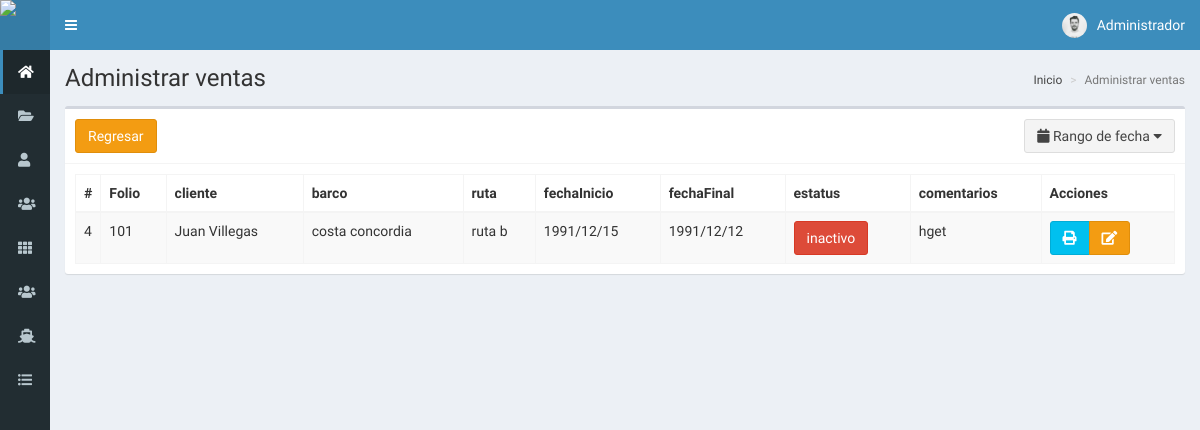
/historial-reservas (signed in), run on the app's committed database.
### tables this page shows
CREATE TABLE `reservas` (
  `id` int(11) NOT NULL,
  `cProveedor` varchar(25) NOT NULL,
  `categoria` int(11) NOT NULL,
  `folio` int(11) NOT NULL,
  `id_vendedor` int(11) NOT NULL,
  `barco` int(11) NOT NULL,
  `imgBarco` varchar(255) NOT NULL,
  `idRuta` int(11) NOT NULL,
  `imgRuta` varchar(255) NOT NULL,
  `htmlRuta` varchar(255) NOT NULL,
  `idCliente` int(11) NOT NULL,
  `adultos` int(11) DEFAULT NULL,
  `menores` int(11) DEFAULT NULL,
  `nombrePasajeros` text NOT NULL,
  `fechaInicio` varchar(50) NOT NULL,
  `fechaFinal` varchar(50) NOT NULL,
  `habitacion` varchar(50) NOT NULL,
  `numHabitacion` varchar(50) NOT NULL,
  `mealPlan` varchar(100) NOT NULL,
  `estatus` varchar(20) NOT NULL,
  `vencimiento` varchar(50) NOT NULL,
  `costo` float NOT NULL,
  `metodoPago` text NOT NULL,
  `codigo` text NOT NULL,
  `comentarios` varchar(500) NOT NULL,
  `fecha` timestamp NOT NULL DEFAULT CURRENT_TIMESTAMP
);

CREATE TABLE `clientes` (
  `id` int(11) NOT NULL,
  `nombre` text NOT NULL,
  `documento` text NOT NULL,
  `direccion` text NOT NULL,
  `email` text NOT NULL,
  `telefono` text NOT NULL,
  `telefono2` text NOT NULL,
  `fecha` timestamp NOT NULL DEFAULT CURRENT_TIMESTAMP ON UPDATE CURRENT_TIMESTAMP
);

CREATE TABLE `barcos` (
  `id` int(11) NOT NULL,
  `idCategoria` int(11) NOT NULL,
  `nombre` text NOT NULL,
  `compania` text NOT NULL,
  `pasajeros` int(11) NOT NULL,
  `construccion` bigint(11) NOT NULL,
  `tonelaje` bigint(11) NOT NULL,
  `tripulacion` bigint(11) NOT NULL,
  `descripcion` text NOT NULL,
  `velocidad` varchar(11) NOT NULL,
  `cubiertas` int(11) NOT NULL,
  `largo` int(11) NOT NULL,
  `ancho` int(11) NOT NULL,
  `imagen` text NOT NULL,
  `codigo` text NOT NULL
);

CREATE TABLE `rutas` (
  `id` int(11) NOT NULL,
  `idCategoria` int(11) NOT NULL,
  `codigo` int(11) NOT NULL,
  `descripcion` varchar(100) NOT NULL,
  `noches` int(11) NOT NULL,
  `puertos` int(11) NOT NULL,
  `embarque` varchar(100) NOT NULL,
  `desembarque` varchar(100) NOT NULL,
  `html` text NOT NULL,
  `imagen` text NOT NULL,
  `fecha` timestamp NOT NULL DEFAULT CURRENT_TIMESTAMP ON UPDATE CURRENT_TIMESTAMP
);

### controladores/plantilla.controlador.php (called while the page is built)
<?php
class ControladorPlantilla{
	static public function ctrPlantilla(){
		include "vistas/plantilla.php";
	}
}

### index.php (called while the page is built, shortened)
<?php
require_once "controladores/plantilla.controlador.php";
require_once "controladores/usuarios.controlador.php";
require_once "controladores/clientes.controlador.php";
require_once "controladores/barcos.controlador.php";
require_once "controladores/rutas.controlador.php";
require_once "controladores/reservas.controlador.php";
require_once "modelos/clientes.modelo.php";
require_once "modelos/barcos.modelo.php";
require_once "modelos/rutas.modelo.php";
require_once "modelos/reservas.modelo.php";
$plantilla = new ControladorPlantilla();
$plantilla -> ctrPlantilla();

### controladores/reservas.controlador.php (called while the page is built, shortened)
<?php
class ControladorReservas{
	static public function ctrRangoFechasVentas($fechaInicial, $fechaFinal){
		$tabla = "reservas";
		$respuesta = ModeloReservas::mdlRangoFechasVentas($tabla, $fechaInicial, $fechaFinal);
		return $respuesta;
	}
}

### modelos/conexion.php (called while the page is built)
<?php
class Conexion{
	static public function conectar(){
		$link = new PDO("mysql:host=localhost;dbname=travelday_admin",
			            "root",
			            "");
		$link->exec("set names utf8");
		return $link;
	}
}

### modelos/reservas.modelo.php (called while the page is built, shortened)
<?php
require_once "conexion.php";
class ModeloReservas{
	static public function mdlRangoFechasVentas($tabla, $fechaInicial, $fechaFinal){
		if($fechaInicial == null){
			$stmt = Conexion::conectar()->prepare("SELECT * FROM $tabla ORDER BY id ASC");
			$stmt -> execute();
			return $stmt -> fetchAll();
		}else if($fechaInicial == $fechaFinal){
			$stmt = Conexion::conectar()->prepare("SELECT * FROM $tabla WHERE fecha like '%$fechaFinal%'");
			$stmt -> bindParam(":fecha", $fechaFinal, PDO::PARAM_STR);
			$stmt -> execute();
			return $stmt -> fetchAll();
		}
	}
}

### controladores/clientes.controlador.php (called while the page is built, shortened)
<?php
class ControladorClientes{
	static public function ctrMostrarClientes($item, $valor){
		$tabla = "clientes";
		$respuesta = ModeloClientes::mdlMostrarClientes($tabla, $item, $valor);
		return $respuesta;
	}
}

### modelos/clientes.modelo.php (called while the page is built, shortened)
<?php
require_once "conexion.php";
class ModeloClientes{
	static public function mdlMostrarClientes($tabla, $item, $valor){
		if($item != null){
			$stmt = Conexion::conectar()->prepare("SELECT * FROM $tabla WHERE $item = :$item");
			$stmt -> bindParam(":".$item, $valor, PDO::PARAM_STR);
			$stmt -> execute();
			return $stmt -> fetch();
		}else{
			$stmt = Conexion::conectar()->prepare("SELECT * FROM $tabla");
			$stmt -> execute();
			return $stmt -> fetchAll();
		}
	}
}

### controladores/barcos.controlador.php (called while the page is built, shortened)
<?php
class ControladorBarcos{
	static public function ctrMostrarBarcos($item, $valor){
		$tabla = "barcos";
		$respuesta = ModeloBarcos::mdlMostrarBarcos($tabla, $item, $valor);
		return $respuesta;
	}
}
?>

### modelos/barcos.modelo.php (called while the page is built, shortened)
<?php
require_once "conexion.php";
class ModeloBarcos{
	static public function mdlMostrarBarcos($tabla, $item, $valor){
		if($item != null){
			$stmt = Conexion::conectar()->prepare("SELECT * FROM $tabla WHERE $item = :$item ORDER BY id DESC");
			$stmt -> bindParam(":".$item, $valor, PDO::PARAM_STR);
			$stmt -> execute();
			return $stmt -> fetch();
		}else{
			$stmt = Conexion::conectar()->prepare("SELECT * FROM $tabla");
			$stmt -> execute();
			return $stmt -> fetchAll();
		}
	}
}

### controladores/rutas.controlador.php (called while the page is built, shortened)
<?php
class ControladorRutas{
	static public function ctrMostrarRutas($item, $valor){
		$tabla = "rutas";
		$respuesta = ModeloRutas::mdlMostrarRutas($tabla, $item, $valor);
		return $respuesta;
	}
}

### modelos/rutas.modelo.php (called while the page is built, shortened)
<?php
require_once "conexion.php";
class ModeloRutas{
	static public function mdlMostrarRutas($tabla, $item, $valor){
		if($item != null){
			$stmt = Conexion::conectar()->prepare("SELECT * FROM $tabla WHERE $item = :$item ORDER BY id DESC");
			$stmt -> bindParam(":".$item, $valor, PDO::PARAM_STR);
			$stmt -> execute();
			return $stmt -> fetch();
		}else{
			$stmt = Conexion::conectar()->prepare("SELECT * FROM $tabla");
			$stmt -> execute();
			return $stmt -> fetchAll();
		}
	}
}

### vistas/modulos/historial-reservas.php (the view)
<div class="content-wrapper">
  <section class="content-header">
    <h1>
      Administrar ventas
    </h1>
    <ol class="breadcrumb">
      <li><a href="inicio"><i class="fa fa-dashboard"></i> Inicio</a></li>
      <li class="active">Administrar ventas</li>
    </ol>
  </section>
  <section class="content">
    <div class="box">
      <div class="box-header with-border">
        <a href="administrarReservas">
          <button class="btn btn-warning">
            Regresar
          </button>
        </a>
         <button type="button" class="btn btn-default pull-right" id="daterange-btn2">
            <span>
              <i class="fa fa-calendar"></i> Rango de fecha
            </span>
            <i class="fa fa-caret-down"></i>
         </button>
      </div>
      <div class="box-body">
       <table class="table table-bordered table-striped dt-responsive tablas" width="100%">
        <thead>
         <tr>
           <th style="width:10px">#</th>
           <th>Folio</th>
           <th>cliente</th>
           <th>barco</th>
           <th>ruta</th>
           <th>fechaInicio</th>
           <th>fechaFinal</th>
           <th>estatus</th>
            <th>comentarios</th>
           <th>Acciones</th>
         </tr>
        </thead>
        <tbody>
        <?php
          if(isset($_GET["fechaInicial"])){
            $fechaInicial = $_GET["fechaInicial"];
            $fechaFinal = $_GET["fechaFinal"];
          }else{
            $fechaInicial = null;
            $fechaFinal = null;
          }
          $respuesta = ControladorReservas::ctrRangoFechasVentas($fechaInicial, $fechaFinal);
$contador = 0;
          foreach ($respuesta as $key => $value) {
$contador = $contador +1;
            if ($value['estatus'] == 'inactivo') {
                echo '<tr>
                 <td>'.($contador).'</td>
                  <td>'.$value["folio"].'</td>';
                  $itemCliente = "id";
                  $valorCliente = $value["idCliente"];
                  $respuestaCliente = ControladorClientes::ctrMostrarClientes($itemCliente, $valorCliente);
                  echo '<td>'.$respuestaCliente["nombre"].'</td>';
                  $itemUsuario = "id";
                  $valorUsuario = $value["barco"];
                  $respuestaUsuario = ControladorBarcos::ctrMostrarBarcos($itemUsuario, $valorUsuario);
                  echo '<td>'.$respuestaUsuario["nombre"].'</td>';
                  $itemUsuario = "id";
                  $valorUsuario = $value["idRuta"];
                  $respuestaUsuario = ControladorRutas::ctrMostrarRutas($itemUsuario, $valorUsuario);
                  echo '<td>'.$respuestaUsuario["descripcion"].'</td>';
                  echo '<td>'.$value["fechaInicio"].'</td>';
                  echo '<td>'.$value["fechaFinal"].'</td>';
                    echo '<td><button class="btn btn-danger">inactivo</button></td>';
                  echo '<td>'.$value["comentarios"].'</td>';
                   echo '
                        <td>
                    <div class="btn-group">
                      <button class="btn btn-info fa-1x imprimirReserva" idReserva="'.$value["id"].'"><i class="fas fa-print"></i></button>
                      <button class="btn btn-warning btnEditarReserva" idReserva="'.$value["id"].'"><i class="fas fa-edit"></i></button>
                    </div>
                  </td>
                </tr> ';
             }
            }
        ?>
        </tbody>
       </table>
      </div>
    </div>
  </section>
</div>

### data on the page
reservas: folio "101", idCliente.nombre "Juan Villegas", barcos.nombre "costa concordia", idRuta.descripcion "ruta b", fechaInicio "1991/12/15", fechaFinal "1991/12/12", comentarios "hget"

### other printed values
$_SESSION["nombre"] "Administrador"
